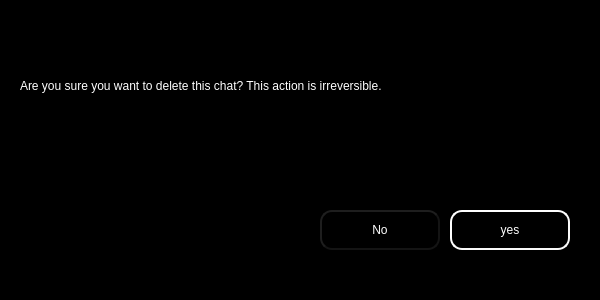
<?xml version="1.0" encoding="UTF-8"?>
<ui version="4.0">
 <class>Dialog</class>
 <widget class="QDialog" name="Dialog">
  <property name="geometry">
   <rect>
    <x>0</x>
    <y>0</y>
    <width>600</width>
    <height>300</height>
   </rect>
  </property>
  <property name="windowTitle">
   <string>Dialog</string>
  </property>
  <property name="styleSheet">
   <string notr="true">background-color: rgb(0, 0, 0);
broder-radius: 12px;</string>
  </property>
  <widget class="QLabel" name="label">
   <property name="geometry">
    <rect>
     <x>20</x>
     <y>30</y>
     <width>560</width>
     <height>111</height>
    </rect>
   </property>
   <property name="styleSheet">
    <string notr="true">font: 10pt &quot;Roboto Mono&quot;;
color: rgb(255, 255, 255);</string>
   </property>
   <property name="text">
    <string>Are you sure you want to delete this chat? This action is irreversible.</string>
   </property>
   <property name="scaledContents">
    <bool>true</bool>
   </property>
   <property name="wordWrap">
    <bool>true</bool>
   </property>
  </widget>
  <widget class="QPushButton" name="noButton">
   <property name="geometry">
    <rect>
     <x>320</x>
     <y>210</y>
     <width>120</width>
     <height>40</height>
    </rect>
   </property>
   <property name="styleSheet">
    <string notr="true">font: 10pt &quot;Roboto Mono&quot;;
color: rgb(255, 255, 255);
border-style: outset;
border-radius: 12px;
border-width: 2px;
border-color: rgb(20, 20, 20);</string>
   </property>
   <property name="text">
    <string>No</string>
   </property>
  </widget>
  <widget class="QPushButton" name="yesButton">
   <property name="geometry">
    <rect>
     <x>450</x>
     <y>210</y>
     <width>120</width>
     <height>40</height>
    </rect>
   </property>
   <property name="styleSheet">
    <string notr="true">font: 10pt &quot;Roboto Mono&quot;;
color: rgb(255, 255, 255);
border-style: outset;
border-radius: 12px;
border-width: 2px;
border-color: rgb(250, 250, 250);</string>
   </property>
   <property name="text">
    <string>yes</string>
   </property>
  </widget>
 </widget>
 <resources/>
 <connections/>
</ui>
